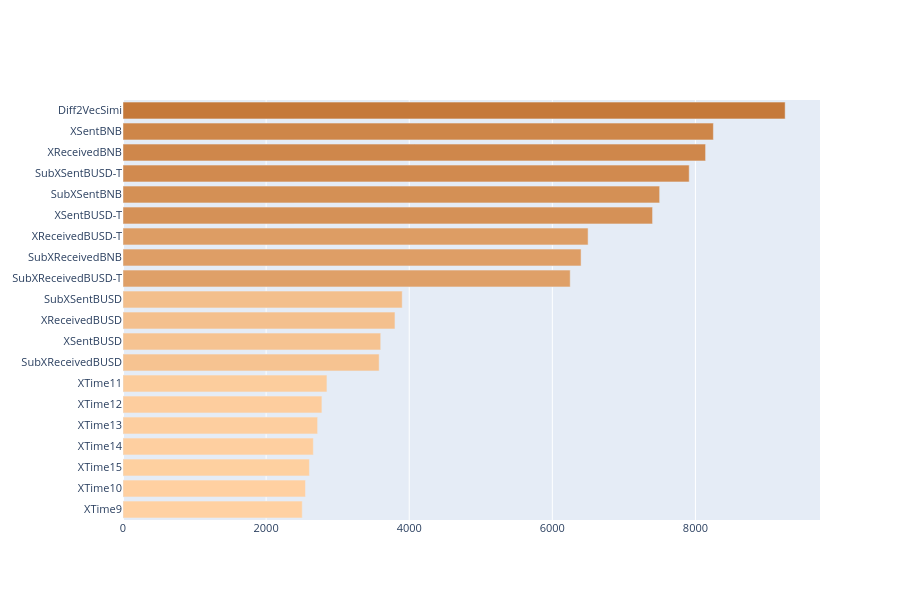

Source (notebook cell):
### Code cell
import plotly.graph_objects as go

category_features = ['Diff2VecSimi', 'XSentBNB','XReceivedBNB','SubXSentBUSD-T','SubXSentBNB','XSentBUSD-T','XReceivedBUSD-T','SubXReceivedBNB','SubXReceivedBUSD-T','SubXSentBUSD','XReceivedBUSD','XSentBUSD','SubXReceivedBUSD', 'XTime11','XTime12','XTime13','XTime14','XTime15','XTime10','XTime9']
importance_scores = [9254,8251,8142,7913,7500,7401,6500,6402,6250,3902,3801,3602,3580,2850,2780,2720,2660,2605,2550,2505]


category_features.reverse()
importance_scores.reverse()
colorscale = [[0, 'rgb(255,209,162)'], [1, 'rgb(197,121,58)']] 

# Create a bar trace
trace = go.Bar(
    y=category_features,  # <-- Set y to category features
    x=importance_scores,  # <-- Set x to importance scores
    orientation='h',  # <-- Set orientation to horizontal
  marker=dict(color=importance_scores, colorscale=colorscale),  # Customize the color if needed
)

# Create layout
layout = go.Layout(
    height=len(category_features)*30,  # Adjust height based on the number of features
    xaxis=dict(tickfont=dict(size=11))  # <-- Set x-axis to importance score
)



# Create figure
fig = go.Figure(data=[trace], layout=layout)
fig.update_layout(


    yaxis={
        'tickfont': {'size': 11}  # Adjust the size as needed
    }
)

fig.show()# Show the plot
fig.write_image("/Users/nguyenhuyhai/20231/Centic/address-clustering-modeling/BNB_feature_importances.svg")

### Figure 1 — Plotly figure (JSON) as saved in the notebook; plotly's stock layout.template omitted (floating-point values rounded to 4 significant figures)
{"data": [{"marker": {"color": [2505, 2550, 2605, 2660, 2720, 2780, 2850, 3580, 3602, 3801, 3902, 6250, 6402, 6500, 7401, 7500, 7913, 8142, 8251, 9254], "colorscale": [[0, "rgb(255,209,162)"], [1, "rgb(197,121,58)"]]}, "orientation": "h", "type": "bar", "x": [2505, 2550, 2605, 2660, 2720, 2780, 2850, 3580, 3602, 3801, 3902, 6250, 6402, 6500, 7401, 7500, 7913, 8142, 8251, 9254], "y": ["XTime9", "XTime10", "XTime15", "XTime14", "XTime13", "XTime12", "XTime11", "SubXReceivedBUSD", "XSentBUSD", "XReceivedBUSD", "SubXSentBUSD", "SubXReceivedBUSD-T", "SubXReceivedBNB", "XReceivedBUSD-T", "XSentBUSD-T", "SubXSentBNB", "SubXSentBUSD-T", "XReceivedBNB", "XSentBNB", "Diff2VecSimi"]}], "layout": {"height": 600, "xaxis": {"tickfont": {"size": 11}}, "yaxis": {"tickfont": {"size": 11}}}}
